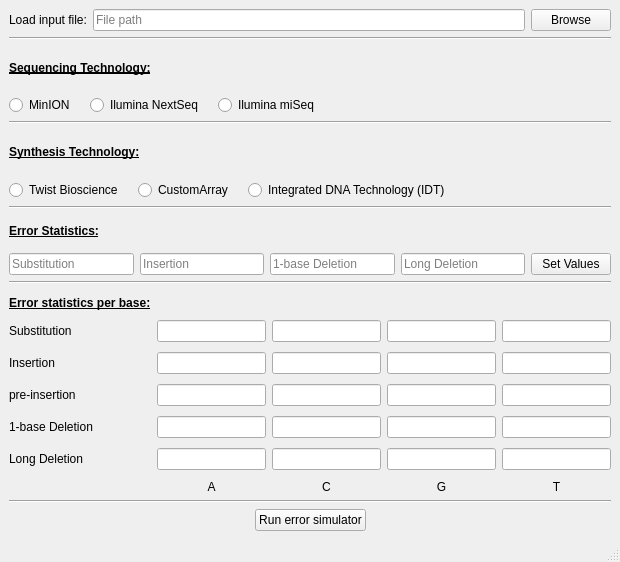
<?xml version="1.0" encoding="UTF-8"?>
<ui version="4.0">
 <class>dnaSimulator</class>
 <widget class="QMainWindow" name="dnaSimulator">
  <property name="geometry">
   <rect>
    <x>0</x>
    <y>0</y>
    <width>620</width>
    <height>562</height>
   </rect>
  </property>
  <property name="windowTitle">
   <string>MainWindow</string>
  </property>
  <widget class="QWidget" name="centralwidget">
   <layout class="QVBoxLayout" name="verticalLayout_3">
    <item>
     <layout class="QHBoxLayout" name="file_input_horizontalLayout">
      <item>
       <widget class="QLabel" name="load_Input_Label">
        <property name="text">
         <string>Load input file:</string>
        </property>
       </widget>
      </item>
      <item>
       <widget class="QLineEdit" name="file_path_lineEdit">
        <property name="placeholderText">
         <string>File path</string>
        </property>
       </widget>
      </item>
      <item>
       <widget class="QPushButton" name="browse_PushButton">
        <property name="text">
         <string>Browse</string>
        </property>
        <property name="iconSize">
         <size>
          <width>16</width>
          <height>16</height>
         </size>
        </property>
       </widget>
      </item>
     </layout>
    </item>
    <item>
     <widget class="Line" name="line">
      <property name="orientation">
       <enum>Qt::Horizontal</enum>
      </property>
     </widget>
    </item>
    <item>
     <layout class="QVBoxLayout" name="sequencing_tech_verticalLayout">
      <item>
       <widget class="QLabel" name="sequencing_tech_label">
        <property name="font">
         <font>
          <weight>75</weight>
          <bold>true</bold>
          <underline>true</underline>
         </font>
        </property>
        <property name="text">
         <string>Sequencing Technology:</string>
        </property>
       </widget>
      </item>
      <item>
       <layout class="QHBoxLayout" name="tech_radio_buttons_horizontalLayout">
        <property name="spacing">
         <number>15</number>
        </property>
        <item>
         <widget class="QRadioButton" name="MinION_radioButton">
          <property name="text">
           <string>MinION</string>
          </property>
         </widget>
        </item>
        <item>
         <widget class="QRadioButton" name="Ilumina_NextSeq_radioButton">
          <property name="text">
           <string>Ilumina NextSeq</string>
          </property>
         </widget>
        </item>
        <item>
         <widget class="QRadioButton" name="Ilumina_miSeq_radioButton">
          <property name="text">
           <string>Ilumina miSeq</string>
          </property>
         </widget>
        </item>
        <item>
         <spacer name="tech_radio_buttons_horizontalSpacer">
          <property name="orientation">
           <enum>Qt::Horizontal</enum>
          </property>
          <property name="sizeHint" stdset="0">
           <size>
            <width>40</width>
            <height>20</height>
           </size>
          </property>
         </spacer>
        </item>
       </layout>
      </item>
     </layout>
    </item>
    <item>
     <widget class="Line" name="line_2">
      <property name="orientation">
       <enum>Qt::Horizontal</enum>
      </property>
     </widget>
    </item>
    <item>
     <layout class="QVBoxLayout" name="synthesis_tech_verticalLayout">
      <item>
       <widget class="QLabel" name="synthesis_tech_radio_buttons_label">
        <property name="font">
         <font>
          <weight>75</weight>
          <bold>true</bold>
          <underline>true</underline>
         </font>
        </property>
        <property name="text">
         <string>Synthesis Technology:</string>
        </property>
       </widget>
      </item>
      <item>
       <layout class="QHBoxLayout" name="synthesis_tech_radio_buttons_horizontalLayout">
        <property name="spacing">
         <number>15</number>
        </property>
        <item>
         <widget class="QRadioButton" name="twist_bioscience_radioButton">
          <property name="text">
           <string>Twist Bioscience</string>
          </property>
         </widget>
        </item>
        <item>
         <widget class="QRadioButton" name="customArray_radioButton">
          <property name="text">
           <string>CustomArray</string>
          </property>
         </widget>
        </item>
        <item>
         <widget class="QRadioButton" name="IDT_radioButton">
          <property name="text">
           <string>Integrated DNA Technology (IDT)</string>
          </property>
         </widget>
        </item>
        <item>
         <spacer name="synthesis_tech_radio_buttons_horizontalSpacer">
          <property name="orientation">
           <enum>Qt::Horizontal</enum>
          </property>
          <property name="sizeHint" stdset="0">
           <size>
            <width>40</width>
            <height>20</height>
           </size>
          </property>
         </spacer>
        </item>
       </layout>
      </item>
     </layout>
    </item>
    <item>
     <widget class="Line" name="line_3">
      <property name="orientation">
       <enum>Qt::Horizontal</enum>
      </property>
     </widget>
    </item>
    <item>
     <layout class="QVBoxLayout" name="error_stats_verticalLayout">
      <item>
       <widget class="QLabel" name="error_stats_label">
        <property name="font">
         <font>
          <weight>75</weight>
          <bold>true</bold>
          <underline>true</underline>
         </font>
        </property>
        <property name="text">
         <string>Error Statistics:</string>
        </property>
       </widget>
      </item>
      <item>
       <layout class="QHBoxLayout" name="error_stats_inputs_horizontalLayout">
        <item>
         <widget class="QLineEdit" name="substitution_lineEdit">
          <property name="sizePolicy">
           <sizepolicy hsizetype="Expanding" vsizetype="Fixed">
            <horstretch>0</horstretch>
            <verstretch>0</verstretch>
           </sizepolicy>
          </property>
          <property name="placeholderText">
           <string>Substitution</string>
          </property>
         </widget>
        </item>
        <item>
         <widget class="QLineEdit" name="insertion_lineEdit">
          <property name="placeholderText">
           <string>Insertion</string>
          </property>
         </widget>
        </item>
        <item>
         <widget class="QLineEdit" name="one_base_del_lineEdit">
          <property name="placeholderText">
           <string>1-base Deletion</string>
          </property>
         </widget>
        </item>
        <item>
         <widget class="QLineEdit" name="long_del_lineEdit">
          <property name="placeholderText">
           <string>Long Deletion</string>
          </property>
         </widget>
        </item>
        <item>
         <widget class="QPushButton" name="set_current_values_PushButton">
          <property name="text">
           <string>Set Values</string>
          </property>
          <property name="iconSize">
           <size>
            <width>16</width>
            <height>16</height>
           </size>
          </property>
         </widget>
        </item>
       </layout>
      </item>
      <item>
       <widget class="Line" name="line_4">
        <property name="orientation">
         <enum>Qt::Horizontal</enum>
        </property>
       </widget>
      </item>
     </layout>
    </item>
    <item>
     <widget class="QFrame" name="frame">
      <property name="sizePolicy">
       <sizepolicy hsizetype="Fixed" vsizetype="Fixed">
        <horstretch>0</horstretch>
        <verstretch>0</verstretch>
       </sizepolicy>
      </property>
      <property name="frameShape">
       <enum>QFrame::StyledPanel</enum>
      </property>
      <property name="frameShadow">
       <enum>QFrame::Raised</enum>
      </property>
     </widget>
    </item>
    <item>
     <layout class="QGridLayout" name="gridLayout">
      <property name="verticalSpacing">
       <number>10</number>
      </property>
      <item row="1" column="3">
       <widget class="QLineEdit" name="G_substitution_lineEdit"/>
      </item>
      <item row="3" column="3">
       <widget class="QLineEdit" name="G_pre_insertion_lineEdit"/>
      </item>
      <item row="6" column="3">
       <widget class="QLabel" name="G_base_label">
        <property name="text">
         <string>G</string>
        </property>
        <property name="alignment">
         <set>Qt::AlignCenter</set>
        </property>
       </widget>
      </item>
      <item row="1" column="5">
       <widget class="QLineEdit" name="T_substitution_lineEdit"/>
      </item>
      <item row="6" column="0">
       <widget class="QLabel" name="empty_label">
        <property name="text">
         <string/>
        </property>
       </widget>
      </item>
      <item row="1" column="1">
       <widget class="QLineEdit" name="A_substitution_lineEdit"/>
      </item>
      <item row="5" column="3">
       <widget class="QLineEdit" name="G_long_del_lineEdit"/>
      </item>
      <item row="5" column="0">
       <widget class="QLabel" name="long_del_label">
        <property name="text">
         <string>Long Deletion</string>
        </property>
       </widget>
      </item>
      <item row="5" column="1">
       <widget class="QLineEdit" name="A_long_del_lineEdit"/>
      </item>
      <item row="4" column="0">
       <widget class="QLabel" name="one_base_del_label">
        <property name="text">
         <string>1-base Deletion</string>
        </property>
       </widget>
      </item>
      <item row="4" column="2">
       <widget class="QLineEdit" name="C_one_base_del_lineEdit"/>
      </item>
      <item row="3" column="5">
       <widget class="QLineEdit" name="T_pre_insertion_lineEdit"/>
      </item>
      <item row="3" column="2">
       <widget class="QLineEdit" name="C_pre_insertion_lineEdit"/>
      </item>
      <item row="3" column="1">
       <widget class="QLineEdit" name="A_pre_insertion_lineEdit"/>
      </item>
      <item row="3" column="0">
       <widget class="QLabel" name="pre_insertion_label">
        <property name="text">
         <string>pre-insertion</string>
        </property>
       </widget>
      </item>
      <item row="1" column="2">
       <widget class="QLineEdit" name="C_substitution_lineEdit"/>
      </item>
      <item row="2" column="2">
       <widget class="QLineEdit" name="C_insertion_lineEdit"/>
      </item>
      <item row="2" column="3">
       <widget class="QLineEdit" name="G_insertion_lineEdit"/>
      </item>
      <item row="5" column="5">
       <widget class="QLineEdit" name="T_long_del_lineEdit"/>
      </item>
      <item row="1" column="0">
       <widget class="QLabel" name="Substitution_label">
        <property name="text">
         <string>Substitution</string>
        </property>
       </widget>
      </item>
      <item row="4" column="1">
       <widget class="QLineEdit" name="A_one_base_del_lineEdit"/>
      </item>
      <item row="6" column="5">
       <widget class="QLabel" name="T_base_label">
        <property name="text">
         <string>T</string>
        </property>
        <property name="alignment">
         <set>Qt::AlignCenter</set>
        </property>
       </widget>
      </item>
      <item row="0" column="0">
       <widget class="QLabel" name="error_stats_base_label">
        <property name="font">
         <font>
          <weight>75</weight>
          <bold>true</bold>
          <underline>true</underline>
         </font>
        </property>
        <property name="text">
         <string>Error statistics per base:</string>
        </property>
       </widget>
      </item>
      <item row="5" column="2">
       <widget class="QLineEdit" name="C_long_del_lineEdit"/>
      </item>
      <item row="2" column="5">
       <widget class="QLineEdit" name="T_insertion_lineEdit"/>
      </item>
      <item row="6" column="1">
       <widget class="QLabel" name="A_base_label">
        <property name="autoFillBackground">
         <bool>false</bool>
        </property>
        <property name="text">
         <string>A</string>
        </property>
        <property name="alignment">
         <set>Qt::AlignCenter</set>
        </property>
       </widget>
      </item>
      <item row="4" column="5">
       <widget class="QLineEdit" name="T_one_base_del_lineEdit"/>
      </item>
      <item row="2" column="0">
       <widget class="QLabel" name="Insertion_label">
        <property name="text">
         <string>Insertion</string>
        </property>
       </widget>
      </item>
      <item row="2" column="1">
       <widget class="QLineEdit" name="A_insertion_lineEdit"/>
      </item>
      <item row="4" column="3">
       <widget class="QLineEdit" name="G_one_base_del_lineEdit"/>
      </item>
      <item row="6" column="2">
       <widget class="QLabel" name="C_base_label">
        <property name="text">
         <string>C</string>
        </property>
        <property name="alignment">
         <set>Qt::AlignCenter</set>
        </property>
       </widget>
      </item>
     </layout>
    </item>
    <item>
     <widget class="Line" name="line_5">
      <property name="orientation">
       <enum>Qt::Horizontal</enum>
      </property>
     </widget>
    </item>
    <item>
     <layout class="QHBoxLayout" name="execute_horizontalLayout">
      <property name="sizeConstraint">
       <enum>QLayout::SetDefaultConstraint</enum>
      </property>
      <item>
       <spacer name="execute_horizontalSpacer_left">
        <property name="orientation">
         <enum>Qt::Horizontal</enum>
        </property>
        <property name="sizeHint" stdset="0">
         <size>
          <width>40</width>
          <height>20</height>
         </size>
        </property>
       </spacer>
      </item>
      <item>
       <widget class="QPushButton" name="run_error_simulator_PushButton">
        <property name="sizePolicy">
         <sizepolicy hsizetype="Fixed" vsizetype="Fixed">
          <horstretch>0</horstretch>
          <verstretch>0</verstretch>
         </sizepolicy>
        </property>
        <property name="layoutDirection">
         <enum>Qt::LeftToRight</enum>
        </property>
        <property name="autoFillBackground">
         <bool>false</bool>
        </property>
        <property name="text">
         <string>Run error simulator</string>
        </property>
       </widget>
      </item>
      <item>
       <spacer name="execute_horizontalSpacer_right">
        <property name="orientation">
         <enum>Qt::Horizontal</enum>
        </property>
        <property name="sizeHint" stdset="0">
         <size>
          <width>40</width>
          <height>20</height>
         </size>
        </property>
       </spacer>
      </item>
     </layout>
    </item>
   </layout>
  </widget>
  <widget class="QMenuBar" name="menubar">
   <property name="geometry">
    <rect>
     <x>0</x>
     <y>0</y>
     <width>620</width>
     <height>21</height>
    </rect>
   </property>
  </widget>
  <widget class="QStatusBar" name="statusbar"/>
 </widget>
 <resources/>
 <connections/>
</ui>
